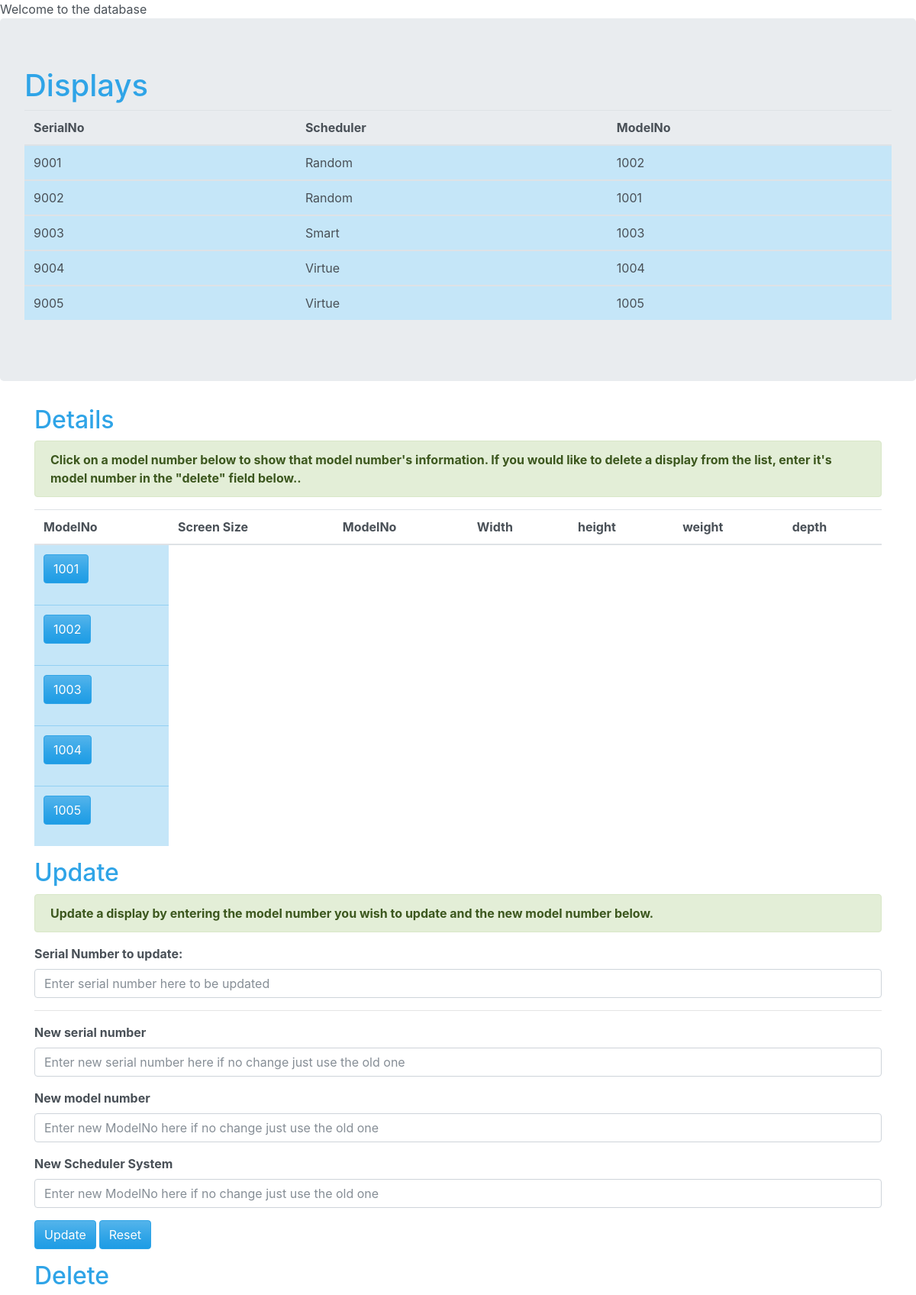
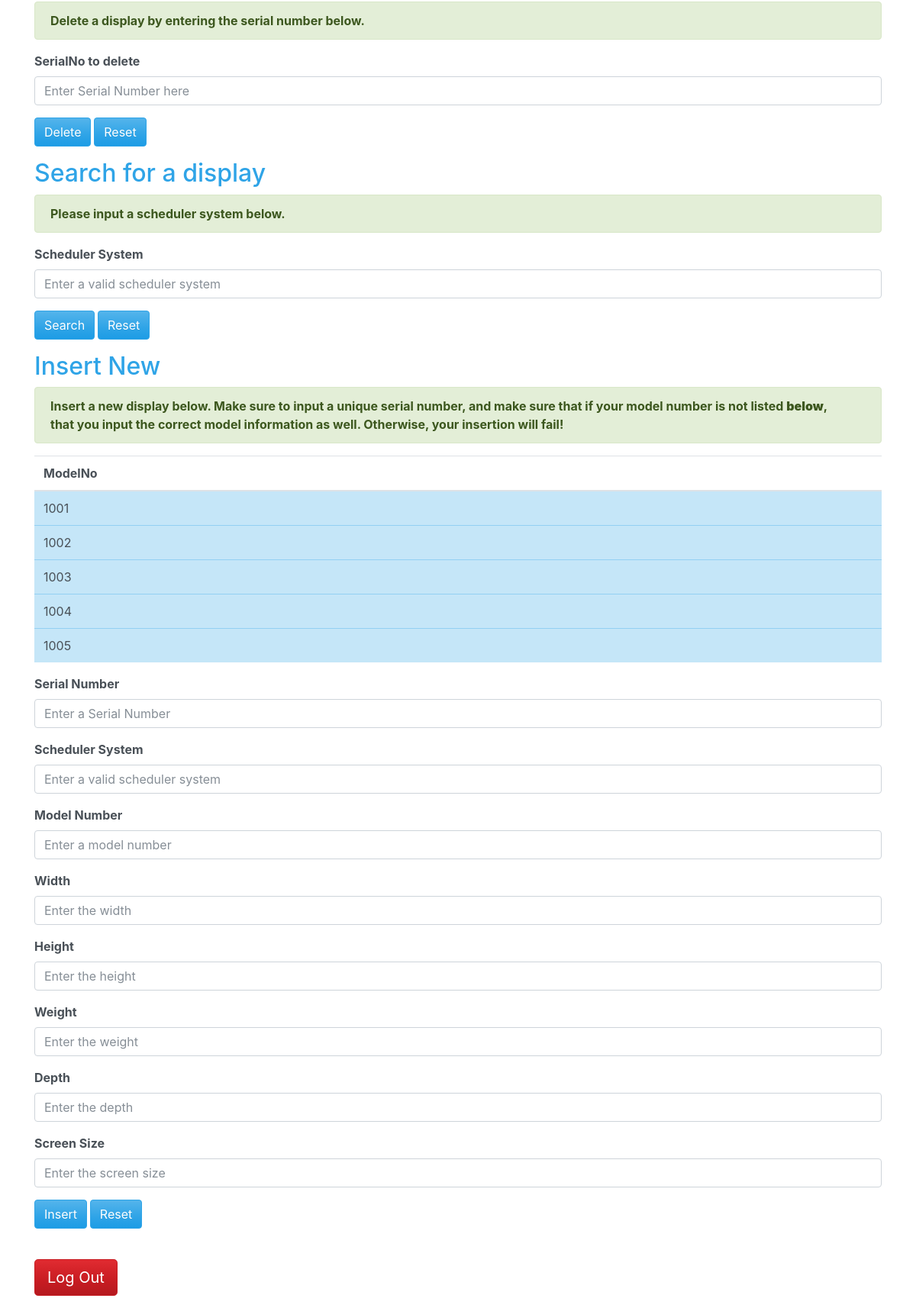
/php/index.php, run on the app's committed database (2 pictures, top to bottom).
### tables this page shows
create table DigitalDisplay (
	serialNo			char(10) unique,
    schedulerSystem		char(10),
    modelNo				char(10),
    primary key (serialNo),
    foreign key (modelNo) references Model (modelNo) ON UPDATE CASCADE ON DELETE SET NULL,
     
    constraint CHK_scheduler_system check (schedulerSystem in ('Random', 'Smart', 'Virtue'))
);

create table Model (
	modelNo		char(10) unique,
    width		numeric(6, 2),
    height		numeric(6, 2),
    weight		numeric(6, 2),
    depth		numeric(6, 2),
    screenSize	numeric(6, 2),
    primary key (modelNo) 

);

### php/index.php (the view, shortened to what this page needs)
<?php
require_once('connection.php');
?>
<html>
<head>
	<link rel="stylesheet" href="./bootstrap.min.css">
</head>
<body>
	<div class="jumbotron">
		<h1>Displays</h1>
		<table class="table table-hover">
			<thead>
				<tr>
					<th scope="col">SerialNo</th>
					<th scope="col">Scheduler</th>
					<th scope="col">ModelNo</th>
				</tr>
			</thead>
			<?php
			$query = "select * from DigitalDisplay;";
			$result = $conn->query($query) or die(mysqli_error($conn));
			if ($result->num_rows > 0) {
				while ($r = $result->fetch_assoc()) {
			?>
					<tbody>
						<tr class="table-primary">
							<td><?php echo $r["serialNo"]; ?></td>
							<td><?php echo $r["schedulerSystem"]; ?></td>
							<td><?php echo $r["modelNo"]; ?></td>
						</tr>
				<?php
				}
			}
				?>
					</tbody>
		</table>
	</div>
	<div class="container">
		<h2>Details</h2>
		<div class="alert alert-dismissible alert-success">
			<strong>Click on a model number below to show that model number's information. If you would like to delete a display from the list, enter it's model number in the "delete" field below..
		</div>
		<table class="table table-hover">
			<thead>
				<tr>
					<th scope="col">ModelNo</th>
					<th scope="col">Screen Size</th>
					<th scope="col">ModelNo</th>
					<th scope="col">Width</th>
					<th scope="col">height</th>
					<th scope="col">weight</th>
					<th scope="col">depth</th>
				</tr>
			</thead>
			<?php
			$query2 = "select modelNo from DigitalDisplay;";
			$result2 = $conn->query($query2) or die(mysqli_error($conn));
			if ($result2->num_rows > 0) {
				$cntid = 0;
				echo "<tbody>";
				while ($r2 = $result2->fetch_assoc()) {
					$cntid = $cntid + 1;
			?>
					<tr class="table-primary">
						<td>
							<p>
								<button class="btn btn-primary" type="button" data-toggle="collapse" data-target="#collapseExample<?php echo "$cntid"; ?>" aria-expanded="false" aria-controls="collapseExample">
									<?php echo $r2["modelNo"]; ?>
								</button>
							</p>
						</td>
					</tr>
			<?php
				}
			}
			?>
			</tbody>
		</table>
	</div>
	<div class="container">
		<h2>Update</h2>
		<div class="alert alert-dismissible alert-success">
			Update a display by entering the model number you wish to update and the new model number below.
		</div>
		<form action="update_display.php" method="get">
			<fieldset>
				<div class="form-group">
					<label for="exampleInputEmail1">Serial Number to update:</label>
					<input type="text" class="form-control" placeholder="Enter serial number here to be updated" name="original">
				</div>
				<hr>
				<div class="form-group">
					<label for="exampleInputEmail1">New serial number</label>
					<input type="text" class="form-control" placeholder="Enter new serial number here if no change just use the old one" name="serialupd8">
				</div>
				<div class="form-group">
					<label for="exampleInputEmail1">New model number</label>
					<input type="text" class="form-control" placeholder="Enter new ModelNo here if no change just use the old one" name="upd8">
				</div>
				<div class="form-group">
					<label for="exampleInputEmail1">New Scheduler System</label>
					<input type="text" class="form-control" placeholder="Enter new ModelNo here if no change just use the old one" name="sched8">
				</div>
				<button type="submit" class="btn btn-primary">Update</button>
				<button type="reset" class="btn btn-primary">Reset</button>
			</fieldset>
		</form>
	</div>
	<div class="container">
		<h2>Delete</h2>
		<div class="alert alert-dismissible alert-success">
			Delete a display by entering the serial number below.
		</div>
		<form action="delete_display.php" method="get">
			<fieldset>
				<div class="form-group">
					<label for="exampleInputEmail1">SerialNo to delete</label>
					<input type="text" class="form-control" placeholder="Enter Serial Number here" name="delSerialNo">
				</div>
				<button type="submit" class="btn btn-primary">Delete</button>
				<button type="reset" class="btn btn-primary">Reset</button>
			</fieldset>
		</form>
	</div>
	<div class="container">
		<h2>Search for a display</h3>
			<div class="alert alert-dismissible alert-success">
				Please input a scheduler system below.
			</div>
			<form action="search_results.php" method="get">
				<fieldset>
					<div class="form-group">
						<label for="exampleInputEmail1">Scheduler System</label>
						<input type="text" class="form-control" placeholder="Enter a valid scheduler system" name="system">
					</div>
					<button type="submit" class="btn btn-primary">Search</button>
					<button type="reset" class="btn btn-primary">Reset</button>
				</fieldset>
			</form>
	</div>
	<div class="container">
		<h2>Insert New</h2>
		<div class="alert alert-dismissible alert-success">
			Insert a new display below. Make sure to input a unique serial number, and make sure that if your model number is not listed <b>below</b>, that you input the correct model information as well. Otherwise, your insertion will fail!
		</div>
		<?php
		$getmodelquery = "SELECT modelNo from Model;";
		$getmodelresults = $conn->query($getmodelquery) or die(mysqli_error($conn));
		echo "
		<table class=\"table table-hover\">
			<thead>
				<tr>
					<th scope=\"col\">ModelNo</th>
				</tr>
			</thead>
			<tbody>
		";
		if ($getmodelresults->num_rows > 0) {
			while ($gmr = $getmodelresults->fetch_assoc()) {
				$model = $gmr["modelNo"];
				echo "
				<tr class=\"table-primary\">
					<td>$model</td>
				</tr>
				";
			}
		}
		echo "
			</tr>
			</tbody>
			</table>
		";
		?>
		<form action="insert_display.php" method="get">
			<fieldset>
				<div class="form-group">
					<label for="exampleInputEmail1">Serial Number</label>
					<input type="text" class="form-control" placeholder="Enter a Serial Number" name="serialNo">
				</div>
				<div class="form-group">
					<label for="exampleInputEmail1">Scheduler System</label>
					<input type="text" class="form-control" placeholder="Enter a valid scheduler system" name="schedulerSystem">
				</div>
				<div class="form-group">
					<label for="exampleInputEmail1">Model Number</label>
					<input type="text" class="form-control" placeholder="Enter a model number" name="modelNo">
				</div>
				<div class="form-group">
					<label for="exampleInputEmail1">Width</label>
					<input type="text" class="form-control" placeholder="Enter the width" name="width">
				</div>
				<div class="form-group">
					<label for="exampleInputEmail1">Height</label>
					<input type="text" class="form-control" placeholder="Enter the height" name="height">
				</div>
				<div class="form-group">
					<label for="exampleInputEmail1">Weight</label>
					<input type="text" class="form-control" placeholder="Enter the weight" name="weight">
				</div>
				<div class="form-group">
					<label for="exampleInputEmail1">Depth</label>
					<input type="text" class="form-control" placeholder="Enter the depth" name="depth">
				</div>
				<div class="form-group">
					<label for="exampleInputEmail1">Screen Size</label>
					<input type="text" class="form-control" placeholder="Enter the screen size" name="screenSize">
				</div>
				<button type="submit" class="btn btn-primary">Insert</button>
				<button type="reset" class="btn btn-primary">Reset</button>
			</fieldset>
		</form>
	</div>
	<div class="container">
		<form action="logout.php" method="get">
			<button type="submit" class="btn btn-danger btn-lg">Log Out</button>
		</form>
	</div>
</body>
</html>

### data on the page
digitaldisplay: serialNo "9001", schedulerSystem "Random", modelNo "1002"
digitaldisplay: serialNo "9002", schedulerSystem "Random", modelNo "1001"
digitaldisplay: serialNo "9003", schedulerSystem "Smart", modelNo "1003"
digitaldisplay: serialNo "9004", schedulerSystem "Virtue", modelNo "1004"
digitaldisplay: serialNo "9005", schedulerSystem "Virtue", modelNo "1005"
model: modelNo "1001"
model: modelNo "1002"
model: modelNo "1003"
model: modelNo "1004"
model: modelNo "1005"
